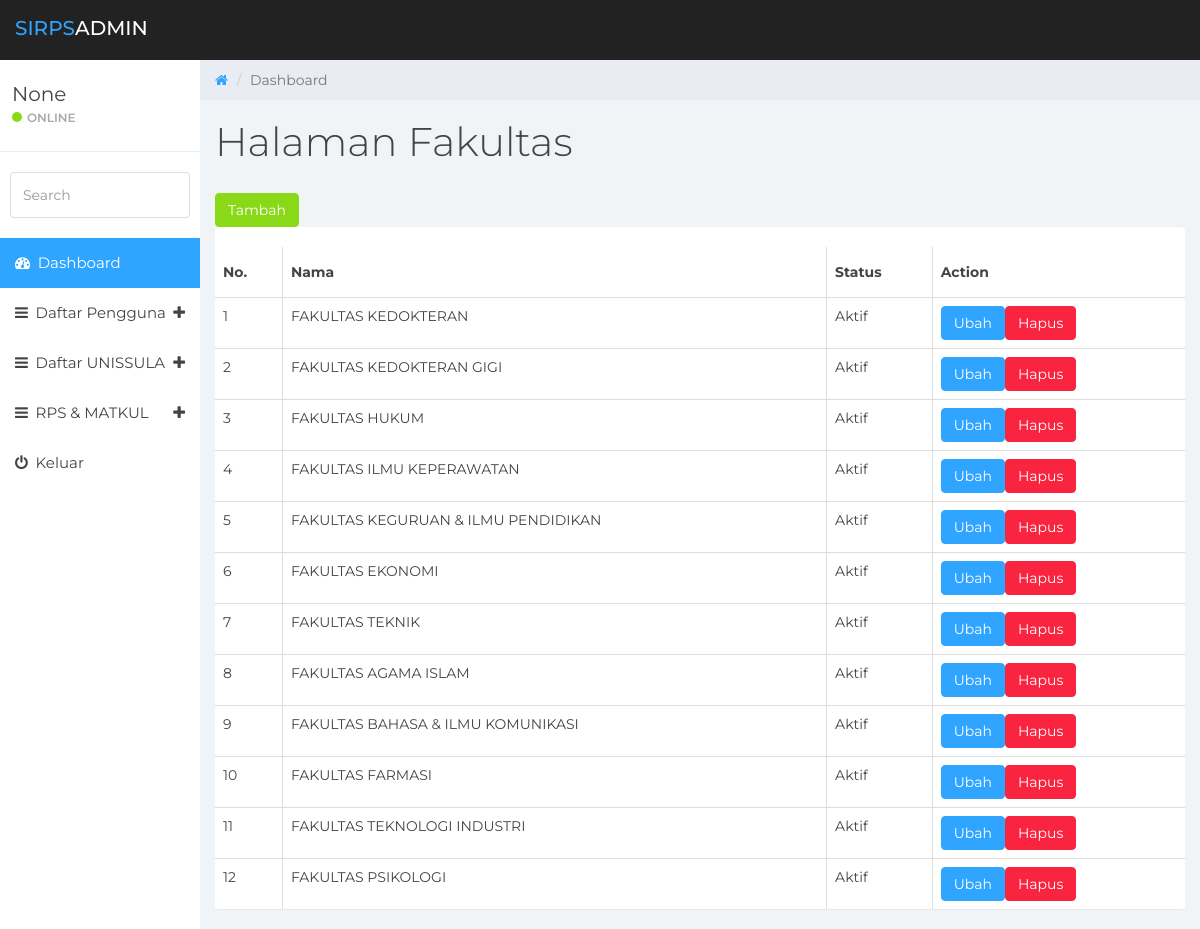
/admin/Home/vFakultas.php, run on the app's committed database.
### tables this page shows
CREATE TABLE `tbl_fakultas` (
  `idFakultas` int(11) NOT NULL,
  `namaFakultas` varchar(255) NOT NULL,
  `status` varchar(255) NOT NULL
);

### admin/Home/vFakultas.php (the view, shortened to what this page needs)
<!DOCTYPE html>
<html>
<head>
    <link href="css/bootstrap.min.css" rel="stylesheet">
    <link href="css/font-awesome.min.css" rel="stylesheet">
    <link href="css/datepicker3.css" rel="stylesheet">
    <link href="css/styles.css" rel="stylesheet">
</head>
<body>
    <nav class="navbar navbar-custom navbar-fixed-top" role="navigation">
        <div class="container-fluid">
            <div class="navbar-header">
                <a class="navbar-brand" href="#"><span>SIRPS</span>Admin</a>
            </div>
        </div>
    </nav>
    <div id="sidebar-collapse" class="col-sm-3 col-lg-2 sidebar">
        <div class="profile-sidebar">
            <div class="profile-usertitle">
                <div class="profile-usertitle-name">
                    <?php
                    if (isset($_SESSION['emailAdmin'])) {
                        echo $_SESSION['emailAdmin'];
                    } else {
                        echo "None";
                    }
                    ?>
                </div>
                <div class="profile-usertitle-status"><span class="indicator label-success"></span>Online</div>
            </div>
        </div>
        <form role="search">
            <div class="form-group">
                <input type="text" class="form-control" placeholder="Search">
            </div>
        </form>
        <ul class="nav menu">
            <li class="active"><a href="./home.php"><em class="fa fa-dashboard">&nbsp;</em> Dashboard</a></li>
            <li class="parent "><a data-toggle="collapse" href="#sub-item-1">
                    <em class="fa fa-navicon">&nbsp;</em> Daftar Pengguna <span data-toggle="collapse" href="#sub-item-1" class="icon pull-right"><em class="fa fa-plus"></em></span>
                </a>
            </li>
            <li class="parent "><a data-toggle="collapse" href="#sub-item-2">
                    <em class="fa fa-navicon">&nbsp;</em> Daftar UNISSULA <span data-toggle="collapse" href="#sub-item-2" class="icon pull-right"><em class="fa fa-plus"></em></span>
                </a>
            </li>
            <li class="parent "><a data-toggle="collapse" href="#sub-item-3">
                    <em class="fa fa-navicon">&nbsp;</em> RPS & MATKUL <span data-toggle="collapse" href="#sub-item-3" class="icon pull-right"><em class="fa fa-plus"></em></span>
                </a>
            </li>
            <li><a href="../../controller/admin/prosesLogout_Admin.php"><em class="fa fa-power-off">&nbsp;</em> Keluar</a></li>
        </ul>
    </div>
    <div class="col-sm-9 col-sm-offset-3 col-lg-10 col-lg-offset-2 main">
        <div class="row">
            <ol class="breadcrumb">
                <li><a href="#">
                        <em class="fa fa-home"></em>
                    </a></li>
                <li class="active">Dashboard</li>
            </ol>
        </div>
        <div class="row">
            <div class="col-lg-12">
                <h1 class="page-header">Halaman Fakultas</h1>
                <div class="text-left">
                    <a href="./Master/vTambah_Fakultas.php">
                        <button class="btn btn-success">Tambah</button>
                    </a>
                </div>
            </div>
        </div>
        <div class="panel panel-container">
            <table class="table table-bordered">
                <thead>
                    <tr>
                        <th>No.</th>
                        <th>Nama</th>
                        <th>Status</th>
                        <th>Action</th>
                    </tr>
                </thead>
                <tbody>
                    <?php
                    include '../../database/koneksi.php';
                    $sql = "SELECT * FROM tbl_fakultas";
                    $result = mysqli_query($conn, $sql);
                    if ($result && mysqli_num_rows($result) > 0) {
                        $no = 1;
                        while ($row = mysqli_fetch_assoc($result)) {
                            echo "<tr>";
                            echo "<td>" . $no++ . "</td>";
                            echo "<td>" . $row['namaFakultas'] . "</td>";
                            echo "<td>" . $row['status'] . "</td>";
                            echo "<td>";
                            echo "<a href='./Master/vUbah_Fakultas.php?idFakultas=" . $row['idFakultas'] . "'><button class='btn btn-primary'>Ubah</button></a>";
                            echo "<a href='../../controller/admin/prosesHapus_Fakultas.php?idFakultas=" . $row['idFakultas'] . "'><button class='btn btn-danger'>Hapus</button></a>";
                            echo "</td>";
                            echo "</tr>";
                        }
                    } else {
                        echo "<tr><td colspan='4'>Tidak ada data admin.</td></tr>";
                    }
                    ?>
                </tbody>
            </table>
        </div>
    </div>
</body>
</html>

### admin/Home/css/styles.css (style rules this page uses)
body { background: #f1f4f7; padding-top: 60px; font-size: 14px; color: #444444; font-family: "Montserrat", "Helvetica Neue", Helvetica, Arial, sans-serif; }
a, a:hover, a:focus { color: #30a5ff; }
h1, h2, h3, h4, h5, h6 { color: #444444; }
h1 { font-weight: 300; font-size: 40px; }
input.form-control { border: 1px solid #ddd; box-shadow: none; height: 46px; }
.navbar-custom { background: #222; height: 60px; }
.navbar-header .navbar-brand { color: #fff; font-size: 20px; text-transform: uppercase; font-weight: 500; height: 60px; padding-top: 18px; }
.navbar-header .navbar-brand span { color: #30a5ff; }
.btn-primary, .btn-primary:hover, .btn-primary:focus, .btn-primary:active, .btn-primary.active, .open > .dropdown-toggle.btn-primary, .btn-primary.disabled, .btn-primary[disabled], fieldset[disabled] .btn-primary, .btn-primary.disabled:hover, .btn-primary[disabled]:hover, fieldset[disabled] .btn-primary:hover, .btn-primary.disabled:focus, .btn-primary[disabled]:focus, fieldset[disabled] .btn-primary:focus, .btn-primary.disabled:active, .btn-primary[disabled]:active, fieldset[disabled] .btn-primary:active, .btn-primary.disabled.active, .btn-primary[disabled].active, fieldset[disabled] .btn-primary.active { background-color: #30a5ff; border-color: #30a5ff; }
.btn-success, .btn-success:hover, .btn-success:focus, .btn-success:active, .btn-success.active, .open > .dropdown-toggle.btn-success, .btn-success.disabled, .btn-success[disabled], fieldset[disabled] .btn-success, .btn-success.disabled:hover, .btn-success[disabled]:hover, fieldset[disabled] .btn-success:hover, .btn-success.disabled:focus, .btn-success[disabled]:focus, fieldset[disabled] .btn-success:focus, .btn-success.disabled:active, .btn-success[disabled]:active, fieldset[disabled] .btn-success:active, .btn-success.disabled.active, .btn-success[disabled].active, fieldset[disabled] .btn-success.active { background-color: #8ad919; border-color: #8ad919; }
.btn-danger, .btn-danger:hover, .btn-danger:focus, .btn-danger:active, .btn-danger.active, .open > .dropdown-toggle.btn-danger, .btn-danger.disabled, .btn-danger[disabled], fieldset[disabled] .btn-danger, .btn-danger.disabled:hover, .btn-danger[disabled]:hover, fieldset[disabled] .btn-danger:hover, .btn-danger.disabled:focus, .btn-danger[disabled]:focus, fieldset[disabled] .btn-danger:focus, .btn-danger.disabled:active, .btn-danger[disabled]:active, fieldset[disabled] .btn-danger:active, .btn-danger.disabled.active, .btn-danger[disabled].active, fieldset[disabled] .btn-danger.active { background-color: #f9243f; border-color: #f9243f; }
.label-success { background-color: #8ad919; }
.panel { border: 0; }
.panel-container { padding-top: 20px; }
.navbar { border: 0; }
.sidebar { display: block; padding: 0; display: none; box-shadow: none; background: #fff; }
.sidebar ul { margin: 20px 0px; }
.sidebar form { padding: 10px 0 0 0; margin: 10px 10px 20px 10px; }
@media (min-width: 768px) { .sidebar { display: block; position: fixed; top: 60px; bottom: 0; left: 0; z-index: 1000; display: block; margin: 0; padding: 0; overflow-x: hidden; overflow-y: auto; } }
@media (min-width: 768px) { .navbar-header { width: 100%; } }
.sidebar ul.nav .active a, .sidebar ul.nav li.parent a.active, .sidebar ul.nav .active > a:hover, .sidebar ul.nav li.parent a.active:hover, .sidebar ul.nav .active > a:focus, .sidebar ul.nav li.parent a.active:focus { color: #fff; background-color: #30a5ff; }
.sidebar ul.nav li a { height: 50px; font-size: 15px; line-height: 2em; color: #444444; }
.profile-sidebar { padding: 10px 0; border-bottom: 1px solid #e9ecf2; }
.indicator { width: 10px; height: 10px; display: inline-block; border-radius: 9999px; margin-right: 5px; }
.profile-usertitle { float: left; text-align: left; margin: 10px 0 0 12px; }
.profile-usertitle-name { font-size: 20px; margin-bottom: 0px; }
.profile-usertitle-status { text-transform: uppercase; color: #AAA; font-size: 12px; font-weight: 600; margin-bottom: 15px; }
.breadcrumb { border-radius: 0; padding: 10px 15px 10px 15px; background: #e9ecf2; margin: 0; }
h1.page-header { margin-top: 20px; border-bottom: 0; }
.table { background: #fff; }
.table > thead > tr > th { border-bottom: 1px solid #e6e7e8; vertical-align: middle; height: 50px; }

### data on the page
tbl_fakultas: namaFakultas "FAKULTAS KEDOKTERAN", status "Aktif"
tbl_fakultas: namaFakultas "FAKULTAS KEDOKTERAN GIGI", status "Aktif"
tbl_fakultas: namaFakultas "FAKULTAS HUKUM", status "Aktif"
tbl_fakultas: namaFakultas "FAKULTAS ILMU KEPERAWATAN", status "Aktif"
tbl_fakultas: namaFakultas "FAKULTAS KEGURUAN & ILMU PENDIDIKAN", status "Aktif"
tbl_fakultas: namaFakultas "FAKULTAS EKONOMI", status "Aktif"
tbl_fakultas: namaFakultas "FAKULTAS TEKNIK", status "Aktif"
tbl_fakultas: namaFakultas "FAKULTAS AGAMA ISLAM", status "Aktif"
tbl_fakultas: namaFakultas "FAKULTAS BAHASA & ILMU KOMUNIKASI", status "Aktif"
tbl_fakultas: namaFakultas "FAKULTAS FARMASI", status "Aktif"
tbl_fakultas: namaFakultas "FAKULTAS TEKNOLOGI INDUSTRI", status "Aktif"
tbl_fakultas: namaFakultas "FAKULTAS PSIKOLOGI", status "Aktif"
